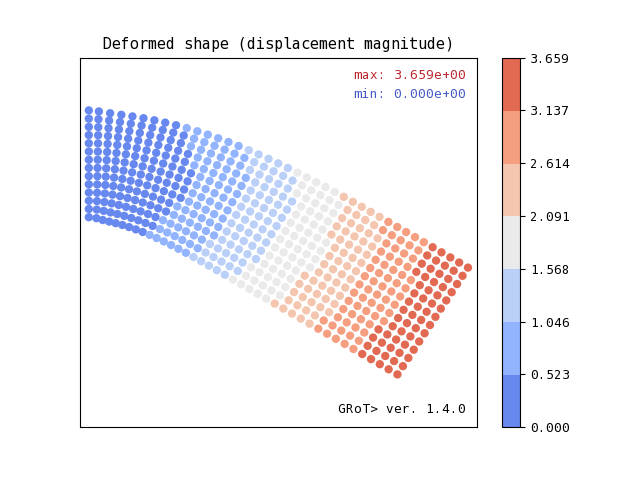

This figure's Python source:
import matplotlib.pyplot as plt
import matplotlib.patches as patches
import matplotlib.cm as cm
import matplotlib.colors as clr
import os
from matplotlib.collections import PatchCollection
import math
import numpy
import tools
import version

vers = version.get()

patch_line = 0.0

def minmax(colors, eles):

    """
    Min and max scatter plotting
    """
        
    #Max
    max_value = max(colors)              
    max_string = "%.3e" % max_value
    
    max_index = colors.index(max_value) + 1
    xlist_max = [eles[max_index][i][0] for i in range(0, 4)]
    ylist_max = [eles[max_index][i][1] for i in range(0, 4)]
    
    x_pos_max = sum(xlist_max) / 4
    y_pos_max = - sum(ylist_max) / 4
    
    #Min
    min_value = min(colors)
    min_string = "%.3e" % min_value
    
    min_index = colors.index(min_value) + 1
    xlist_min = [eles[min_index][i][0] for i in range(0, 4)]
    ylist_min = [eles[min_index][i][1] for i in range(0, 4)]
    
    x_pos_min = sum(xlist_min) / 4
    y_pos_min = - sum(ylist_min) / 4
    
    return(x_pos_max, y_pos_max, max_string, x_pos_min, y_pos_min, min_string)
    
    """
    End of min and max scatter plotting
    """

def discrete_cmap(N, base_cmap=None):
    #Create an N-bin discrete colormap from the specified input map
    
    base = plt.cm.get_cmap(base_cmap)
    color_list = base(numpy.linspace(1 - (1 / N), 1 / N, N))
    color_list[3] = [.906, .906, .906, 1.]
    #For edge colors retrieving
    # 0 is for max
    # 1 is for min
    # 2 is for min label
    down_up = [base(numpy.linspace(1 - (0.2 / N), 0.2 / N, N))[0],
              base(numpy.linspace(1 - (0.2 / N), 0.2 / N, N))[-1],
              base(numpy.linspace(1 - (0.2 / N), 0.2 / N, N))[-1]]
    
              
    cmap_name = base.name + str(N)
    #if (type(base) is str) or (type(base) is None):
    return [clr.LinearSegmentedColormap.from_list(cmap_name, color_list, N), down_up[0], down_up[1], down_up[2]]
    #else:
    #    return [base.from_list(cmap_name, color_list, N), down_up[0], down_up[1]]

class prepare():
    def __init__(self, elements, results, scale):
        self.eles = elements
        self.res = results
        self.ncol = 7
        self.init_cmap = "coolwarm_r"
        self.scale = scale
        
    def save_deformed(self, results, proj_name):
        
        """
        Matplotlib script for results viewing
        One element == one colour, so element solution
        """
    
        colors = []
        
        fig, ax = plt.subplots()
        deformed_points_x, deformed_points_y = [], []
        deformed_points_colors = []
        center_points_x, center_points_y = [], []
        
        #Nodes coordinates storing
        for i in self.eles:
            xlist = [self.eles[i][j][0] for j in range(0, 4)]
            ylist = [self.eles[i][j][1] for j in range(0, 4)]
    
            #Rectangle of vertex in (x, y) and given width and height
            center_points_x.append((min(xlist) + 0.5))
            center_points_y.append((-1 * min(ylist) - 0.5))
            
            #Displacement results storing
            dof1 = (self.eles[i][4] * 2) - 2
            dof2 = (self.eles[i][5] * 2) - 2
            dof3 = (self.eles[i][6] * 2) - 2
            dof4 = (self.eles[i][7] * 2) - 2
            dofs = [dof1, dof1 + 1, dof2, dof2 + 1, dof3, dof3 + 1, dof4, dof4 + 1]
			
            #Results choosing and preparing
            if results == "deformed":
                colors.append(0)
                deformed_points_colors.append(0.25 * (math.sqrt((self.res[dofs[0]] ** 2) + 
                                                (self.res[dofs[1]] ** 2)) + 
                                      math.sqrt((self.res[dofs[2]] ** 2) + 
                                                (self.res[dofs[3]] ** 2)) +
                                      math.sqrt((self.res[dofs[4]] ** 2) + 
                                                (self.res[dofs[5]] ** 2)) +
                                      math.sqrt((self.res[dofs[6]] ** 2) + 
                                                (self.res[dofs[7]] ** 2))))
                deformed_points_x.append(0.25 * (self.res[dofs[0]] + 
                                      self.res[dofs[2]] + 
                                      self.res[dofs[4]] + 
                                      self.res[dofs[6]]))
                deformed_points_y.append(0.25 * (self.res[dofs[1]] + 
                                      self.res[dofs[3]] + 
                                      self.res[dofs[5]] + 
                                      self.res[dofs[7]]))
                plt.title("Deformed shape (displacement magnitude)")
                title = "Deformed shape (displacement magnitude)"
				
        #Deformed shape
        if results == "deformed":
            max_deformed = max(deformed_points_x + deformed_points_y)
            for j in range(len(deformed_points_x)):
                deformed_points_x[j] = (self.scale * deformed_points_x[j] / max_deformed) + center_points_x[j]
                deformed_points_y[j] = (self.scale * deformed_points_y[j] / max_deformed) + center_points_y[j]
		
            scatter = plt.scatter(deformed_points_x, deformed_points_y, c = deformed_points_colors, cmap = discrete_cmap(self.ncol, self.init_cmap)[0])
        #Axes range
        max_y = max(deformed_points_y)
        min_y = min(deformed_points_y)
        max_x = max(deformed_points_x)
        min_x = min(deformed_points_x)
        diff_x = max(deformed_points_x) - min(deformed_points_x)
        diff_y = max(deformed_points_y) - min(deformed_points_y)
        sum_x = max(deformed_points_x) + min(deformed_points_x)
        sum_y = max(deformed_points_y) + min(deformed_points_y)

        if diff_x > diff_y:
         		max_y = (sum_y / 2) + (diff_x / 2)
         		min_y = (sum_y / 2) - (diff_x / 2)
         		
        else:
         		max_x = (sum_x / 2) + (diff_y / 2)
         		min_x = (sum_x / 2) - (diff_y / 2)        
                
        minmax_data = minmax(deformed_points_colors, self.eles)
        
        x_pos_max = minmax_data[0]
        y_pos_max = minmax_data[1]
        max_string = minmax_data[2]
        x_pos_min = minmax_data[3]
        y_pos_min = minmax_data[4]
        min_string = minmax_data[5]        
        logo_legend = plt.scatter(1e6, 1e6, marker = "None", label = "GRoT> ver. " + vers)
        plt.rcParams["patch.linewidth"] = 0.5
        if float(min_string) < 0 and float(max_string) >=	 0:
            max_legend = plt.scatter(x_pos_max, y_pos_max, marker = "^", c = "white", s = 52, label = "max:  " + str(max_string))
        else:
            max_legend = plt.scatter(99999, 99999, marker = "^", c = "white", s = 52, label = "max: " + str(max_string))
        min_legend = plt.scatter(-99999, -99999, marker = "v", c = "white", s = 52, label = "min: " + str(min_string))        
        plt.rcParams["patch.linewidth"] = patch_line
        cbar_lim = [min(deformed_points_colors), max(deformed_points_colors)]
        cbar = plt.colorbar(scatter,
                            ticks = numpy.linspace(cbar_lim[0], 
                                                   cbar_lim[1], 
                                                   1 + self.ncol), 
                            )      
        plt.xlim(min_x - 1, max_x + 1)
        plt.ylim(min_y - 1, max_y + 1)
        
        ax.axes.xaxis.set_ticks([])
        ax.axes.yaxis.set_ticks([])
        
        legend_down = plt.legend(handles = [logo_legend], loc = 4, scatterpoints = 1)
        frame = legend_down.get_frame()
        frame.set_edgecolor("white")
        
        plt.gca().add_artist(legend_down)
        legend = ax.legend(handles = [max_legend, min_legend], loc = 1, scatterpoints = 1)
        
        legend.get_texts()[0].set_color(discrete_cmap(self.ncol, self.init_cmap)[3])
        legend.get_texts()[1].set_color(discrete_cmap(self.ncol, self.init_cmap)[1])
        
        frame = legend.get_frame()
        frame.set_edgecolor("white")        
        if not os.path.exists("results" + os.sep + proj_name):
            os.makedirs("results" + os.sep + proj_name)
        plt.savefig("results" + os.sep + proj_name + os.sep + results + ".png", DPI = 300)
        
        #print("Saved results file", "[" + results + ".png] to results" + os.sep + proj_name + os.sep)
        print("Plotted deformed view", "[" + results + ".png] to results" + os.sep + proj_name + os.sep)
        return title